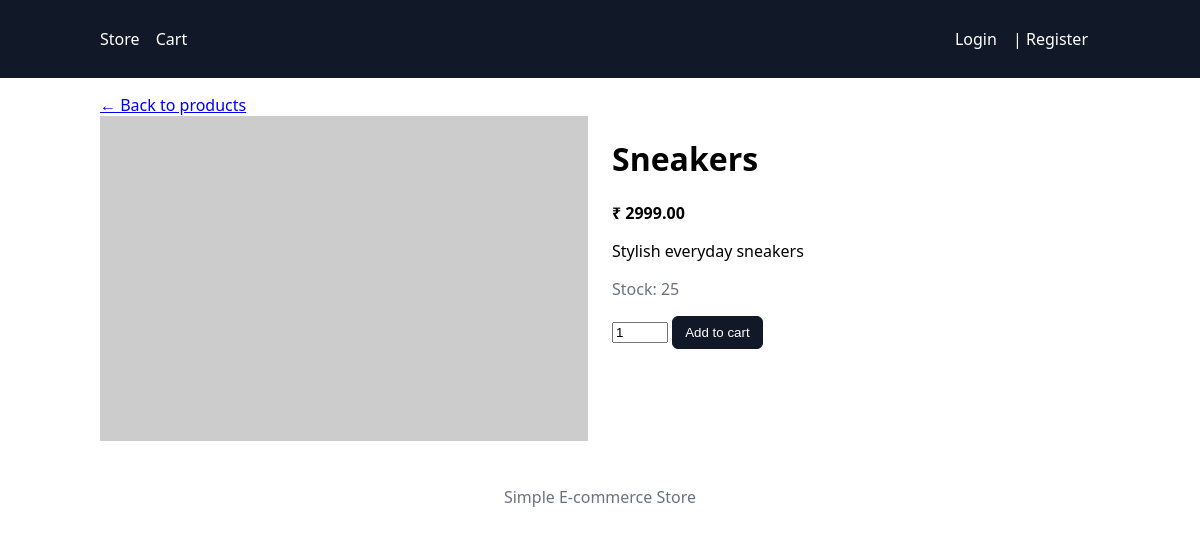
Screenshot of /product/2/ with the database file from the repository.
### shop/models.py (models this page shows, shortened)
class Product(models.Model):
    name = models.CharField(max_length=200)
    description = models.TextField(blank=True)
    price = models.DecimalField(max_digits=10, decimal_places=2)
    image_url = models.URLField(blank=True)
    stock = models.PositiveIntegerField(default=0)
    created_at = models.DateTimeField(auto_now_add=True)

### shop/views.py (the view)
# urls.py: path('product/<int:pk>/', views.product_detail, name='product_detail'),
def product_detail(request, pk: int):
    product = get_object_or_404(Product, pk=pk)
    return render(request, "shop/product_detail.html", {"product": product})

### shop/templates/shop/product_detail.html (shortened to what this page needs)
{% extends 'shop/base.html' %}
{% block content %}
  <a href="/">← Back to products</a>
  <div style="display:grid; grid-template-columns: 1fr 1fr; gap: 24px; align-items: start;">
    <div>
      <img style="width:100%; max-height:360px; object-fit:cover; background:#f3f4f6;" src="{{ product.image_url|default:'#' }}" alt="{{ product.name }}">
    </div>
    <div>
      <h1>{{ product.name }}</h1>
      <div class="price">₹ {{ product.price }}</div>
      <p>{{ product.description }}</p>
      <p class="muted">Stock: {{ product.stock }}</p>
      {% if product.stock > 0 %}
      <form method="post" action="{% url 'add_to_cart' product.id %}">
        <input type="number" name="quantity" value="1" min="1" max="{{ product.stock }}" />
        <button class="btn primary" type="submit">Add to cart</button>
      </form>
      {% else %}
      <p class="muted">Out of stock</p>
      {% endif %}
    </div>
  </div>
{% endblock %}

### shop/templates/shop/base.html (style rules this page uses)
body { font-family: system-ui, Arial, sans-serif; margin: 0; }
.price { font-weight: 700; }
.btn { display: inline-block; padding: 8px 12px; border: 1px solid #111827; color: #111827; text-decoration: none; border-radius: 6px; }
.btn.primary { background: #111827; color: white; }
.muted { color: #6b7280; }

### rows the page displays
Product: name "Sneakers", price "2999.00", description "Stylish everyday sneakers", stock "25"
